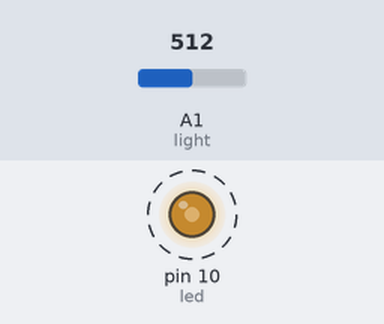
Bench run of a sketch on a simulated Arduino Uno, built with avr-gcc and run on an emulated ATmega328P. Parts: output pins drawn as LEDs (lit = HIGH). Dashed ring = blinking. The inputs (shaded band) are chosen by the test bench; at power-on: A1 (light) = 512.

Above: at 1.4 s.
1.5 s: A1 (light) set to 122
At 1.89 s:
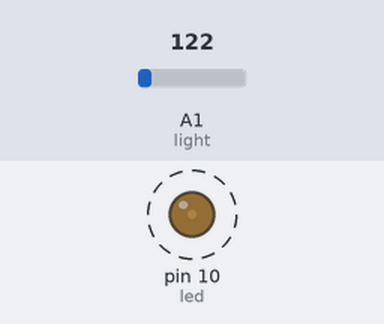
4.8 s: A1 (light) set to 716
At 5.5 s:
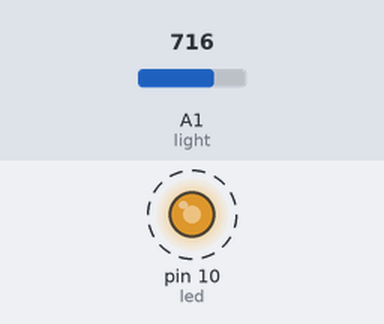
8.1 s: A1 (light) set to 900
11.4 s: A1 (light) set to 511
At 12.6 s:
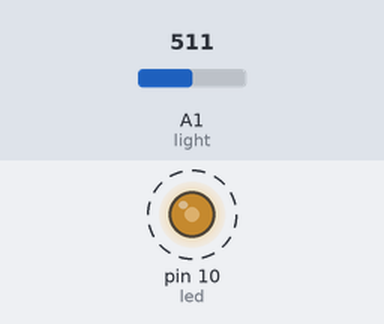
Timing chart, 0 to 15.7 s (numbered marks = the images above; inputs shaded):
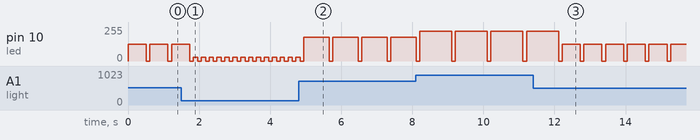

The sketch:

map_function.ino
```cpp
int light = A1;
int led = 10;

void setup() {
  pinMode(light, INPUT);
  pinMode(led, OUTPUT);
  Serial.begin(9600);

}

void loop() {
  int value = analogRead(light);
  int br = map(value, 0, 1023, 0, 255);
  analogWrite(led, br);  //센서와 강도값은 4배 차이남.
  delay(value);
  analogWrite(led, 0);
  delay(100);

}
```

Measured:
- after the input at 1.5 s, pin 10 (led): alternates 30/255 for 0.12 s and 0/255 for 0.10 s, starting after 0.34 s
- after the input at 4.8 s, pin 10 (led): alternates 178/255 for 0.72 s and 0/255 for 0.10 s, starting after 0.15 s
- after the input at 11.4 s, pin 10 (led): alternates 127/255 for 0.51 s and 0/255 for 0.10 s, starting after 0.81 s
- by itself, pin 10 (led): alternates 127/255 for 0.51 s and 0/255 for 0.10 s
